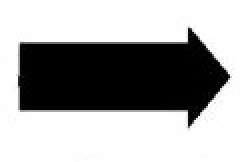
#> input picture one/arrow.JPG, 121 x 81 px, found by its file name (shown 2 times larger)
$ python Find_arrow.py
#> lines starting #> are read from the running program, lines starting #| are printed output that depends on the picture; after the words box and inside, x2 and y2 are one past the last pixel; in counts of white or black regions, pixels touching at a corner belong together
#> further down, img is the input picture: shape (81, 121, 3); min 0, max 255, mean 166
# Mike Shinoda:
# Have I been lost all along?
# Was there something I could say or something I should not have done?
# Was I lost all along?
# Was I looking for an answer when there never really was one?

import cv2
import numpy as np
import math

def return_contours(img):
    img2 = cv2.cvtColor(img, cv2.COLOR_BGR2GRAY)
    masked_frame = cv2.medianBlur(img2, 15, 0)
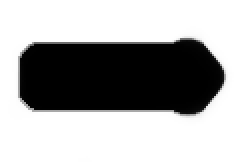
#> masked_frame: shape (81, 121) (shown 2 times larger); min 0, max 255, mean 168.3
    masked_frame = cv2.bilateralFilter(img2, 30, 200, 1)
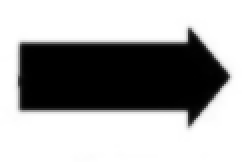
#> masked_frame: shape (81, 121) (shown 2 times larger); min 0, max 255, mean 166
    _, thresh2 = cv2.threshold(masked_frame, 127, 255, 0)
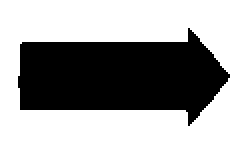
#> thresh2: shape (81, 121) (shown 2 times larger); 65.2% white; 1 black region, box (x1, y1, x2, y2) and area: (9, 14, 115, 63) 3414
    cv2.imshow('Output', thresh2)
    return cv2.findContours(thresh2, cv2.RETR_CCOMP, cv2.CHAIN_APPROX_SIMPLE)


# [46 lines left out: functions find_distance, find_matching_contour, not called in this run]


img = cv2.imread('arrow.jpg')
#> (the run stopped early here; a loop or call above may not have finished)
